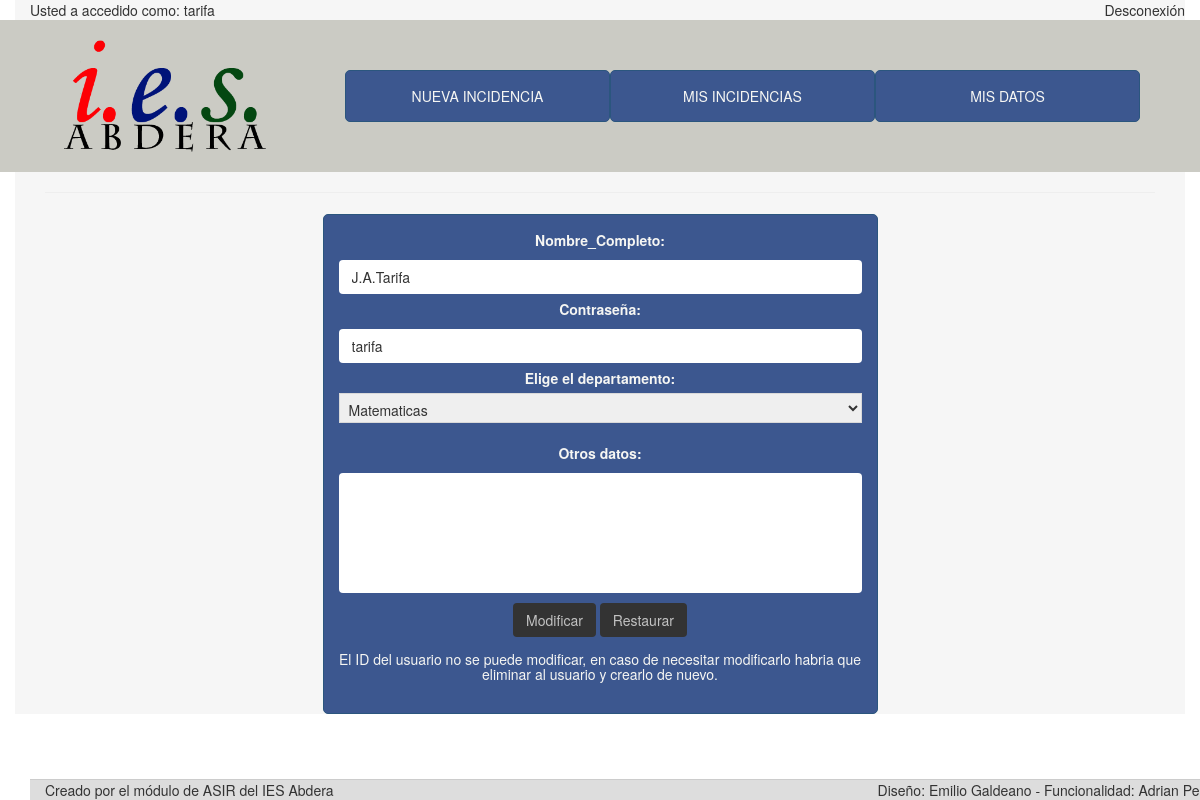
Page /modificar-usuario.php (signed in) on the committed database.
### tables this page shows
CREATE TABLE Usuarios (
	ID_usuario CHAR(9) NOT NULL,
	Nombre_completo CHAR(100) NOT NULL,
	Contrasena CHAR(50) NOT NULL,
	Privilegios CHAR(25) NOT NULL,
	Departamento CHAR(75),
	Otros CHAR(255),
	CONSTRAINT Usuarios_pk PRIMARY KEY (ID_usuario),
	CONSTRAINT Usuarios_fk1 FOREIGN KEY (Privilegios) REFERENCES Privilegios(Nombre_privilegio),
	CONSTRAINT Usuarios_fk2 FOREIGN KEY (Departamento) REFERENCES Departamento(Nombre_departamento)
	);

### htdocs/comprobante.php (called while the page is built, shortened)
<?php
	include ("conexion.php");
if(isset($_COOKIE["nick"]) AND isset($_COOKIE["pass"])) {
	$result = mysql_query("SELECT * FROM Usuarios WHERE ID_usuario='".$_COOKIE["nick"]."' AND Contrasena='".$_COOKIE["pass"]."'");
	if(mysql_fetch_array($result)) {
		$priv="SELECT Privilegios FROM Usuarios WHERE ID_usuario = '".$_COOKIE["nick"]."'";
		$privilegio=mysql_query($priv, $conexion);
		$privi=mysql_fetch_row($privilegio);
		$show=$privi[0];
		if ($show=="Administrador") {
			$administracion = 'Administrador';
		}else {
			$administracion = 'Normal';
		}
	}
	else{
		mysql_free_result($result);
		header('Location: login.php');
	}
}
else {
	header('Location: login.php');
}
?>

### htdocs/modificar-usuario.php (the view, shortened to what this page needs)
<html>
	<head>
	<?php include "head.php"; ?>
	</head>
	<body>
	<?php include "comprobante.php";?>
<?php
	if($administracion == 'Normal'){
		include "cabecera-u.php";
		echo "<div class='container contenedor'>";
		echo "<div class='col-sm-12 col-md-12 col-xl-12'><hr>
		<div class='hidden-xs col-md-3 col-sm-2 col-xl-3'>&nbsp;</div>
		<div class='col-xs-12 col-md-6 col-xl-6 col-sm-7 caja4'>";
		$mod="SELECT * FROM usuarios WHERE ID_usuario="."'".$_COOKIE['nick']."';";
			$modi=mysql_query($mod, $conexion);
			$modif=mysql_fetch_row($modi);
			echo "<form method='post' action='script_modificar_datos.php' align='center' name='formulario_modificacion'>";
				echo "<input name='id_mod' type='hidden' value='".$_COOKIE['nick']."'></input>
				<div><label name='completo_mod'>Nombre_Completo:</label><input class='campo' name='completo_mod' type='text' value='".$modif[1]."'></div>
				<div><label name='pass-mod'>Contraseña:</label><input class='campo' name='pass_mod' type='text' value='".$modif[2]."'></div>
				<div><label name='Departamento_mod'>Elige el departamento:</label>";
				echo "<select class='selectcaja' name='Departamento_mod' onChange='document.form.submit()';><table>";
				echo "<option value='".$modif[4]."'>".$modif[4]."</option><BR/><br>";
				echo "</select></div>
				<br><label name='otros_mod'>Otros datos:</label><textarea class='campo area' name='otros_mod' value='".$modif[5]."'></textarea>
				<div><input class='envio' name='accept' type='submit' value='Modificar'/>
				<input class='envio' name='borrar' type='reset' value='Restaurar'></div>
				<div class='inferior'><h5>El ID del usuario no se puede modificar, en caso de necesitar modificarlo habria que eliminar al usuario y crearlo de nuevo.</h5></div>
				</form></div></div>";
	}
		include "footer.php";
?>
	</body>
</html>

### htdocs/css/style.css (style rules this page uses)
.contenedor { background-color: #F6F6F6; margin-bottom: 25px; }
.inferior { margin-top: 5px; margin-bottom: 15px; }
.caja4 { border: 1px #2B567E solid; border-radius: 5px; padding-top: 15px; padding-bottom: 15px; padding-left: 10px; padding-right: 10px; margin-top: 1px; color: #F6F6F3; background: #3C578F; text-align: center; -webkit-transition: 1s; transition: 1s; }
.campo { display: inline-block; padding: 6px 12px; margin-bottom: 5px; margin-top: 5px; font-size: 14px; font-weight: normal; line-height: 1.42857143; background-image: none; border: 1px solid transparent; border-radius: 4px; width: 100%; color: #333333; }
.envio { padding: 6px 12px; background: #333333; color: #c2c2c2; margin-bottom: 5px; margin-top: 5px; border: 1px solid transparent; border-radius: 4px; -webkit-transition: 2s; transition: 2s; }
.selectcaja { width:100%; height: 30px; padding: 5px; border : 1px solid #d9d9d9; position: relative; color: #333333; }
.area { height: 120px; vertical-align: text-top; overflow: auto; resize: none; }

### rows in the picture
usuarios: completo_mod "J.A.Tarifa", pass_mod "tarifa", Departamento_mod "Matematicas"

### other values in the picture
$_COOKIE['nick'] "tarifa"
